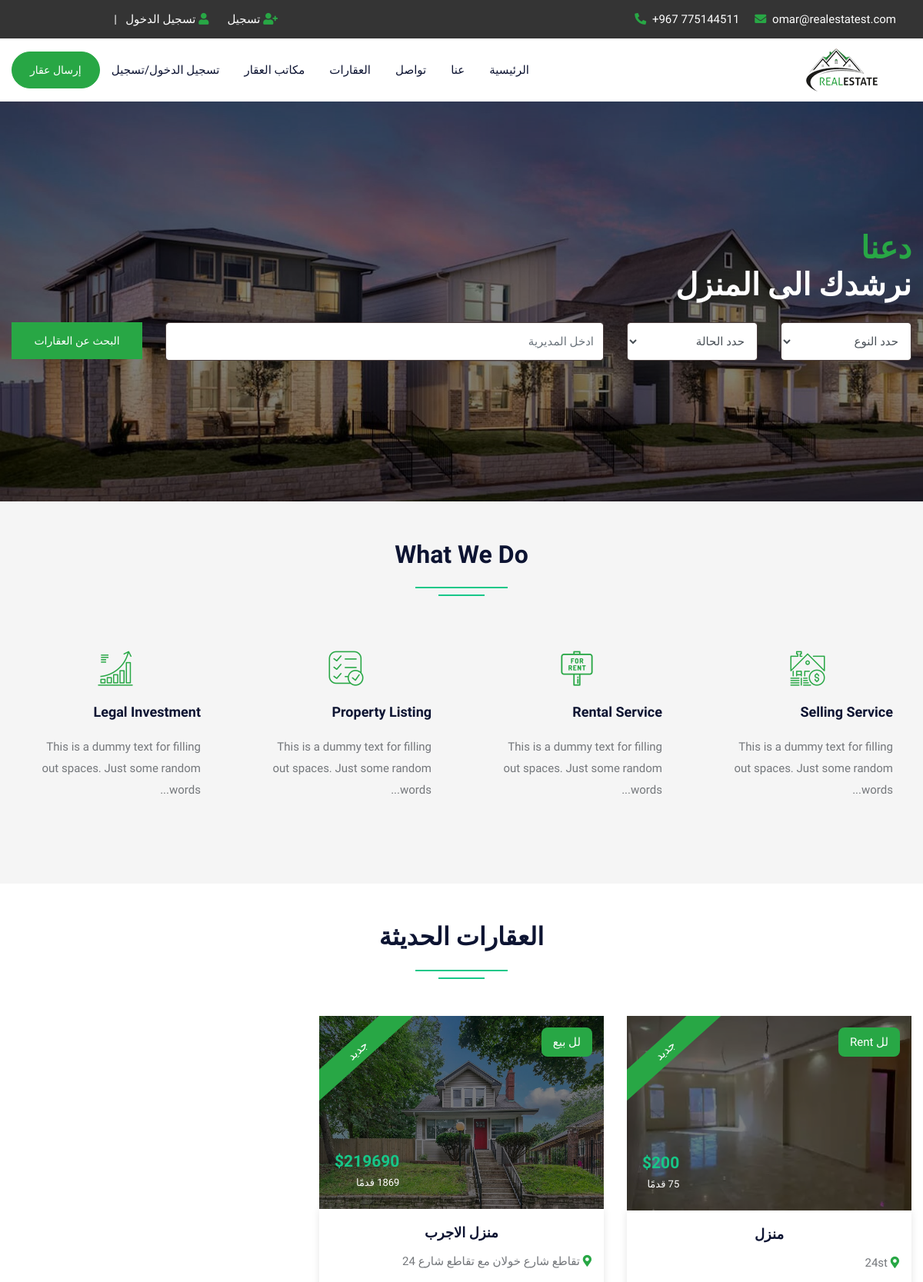
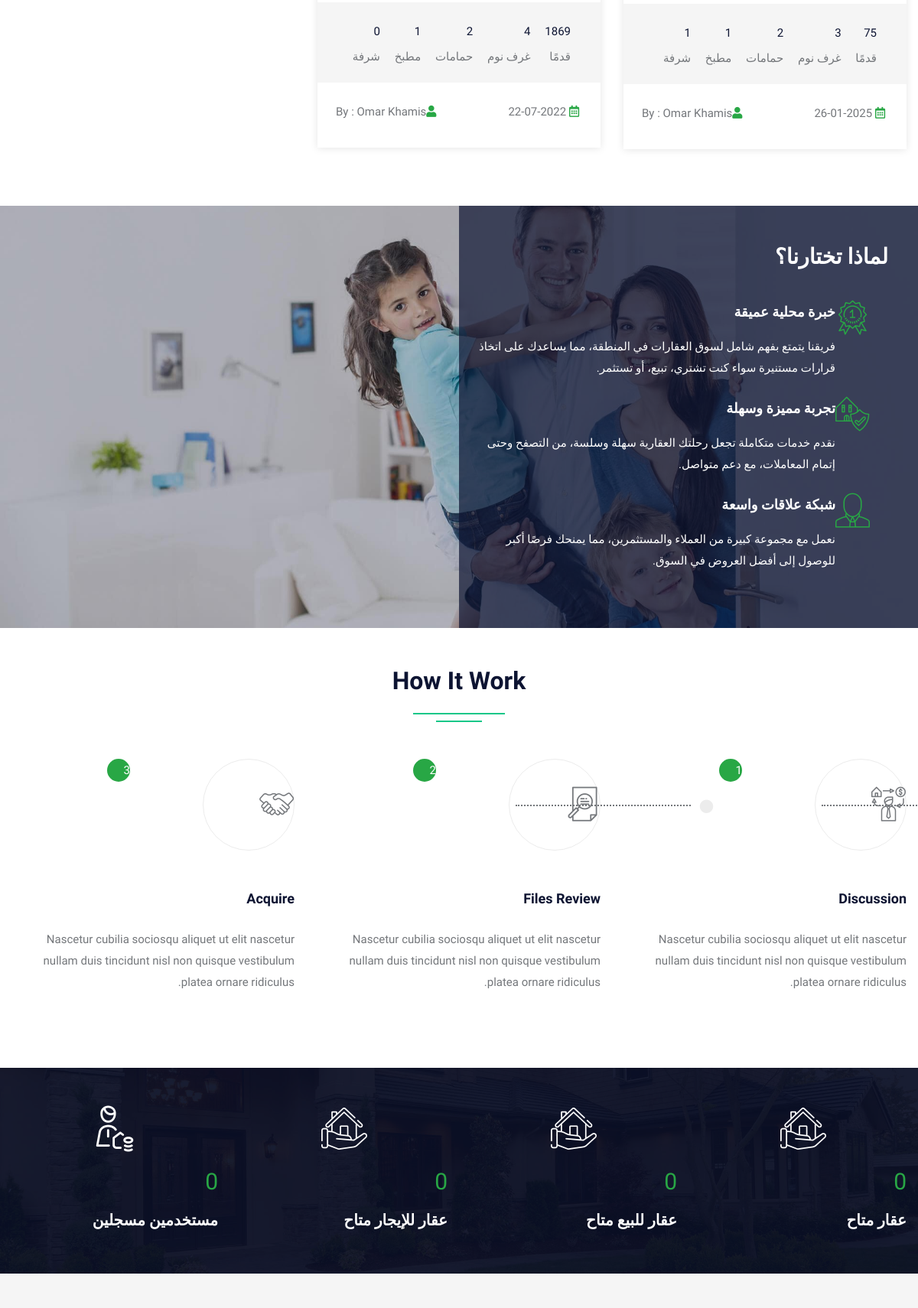
The page / (upper part) on the database its author committed (2 pictures, top to bottom).
### tables this page shows
CREATE TABLE `property` (
  `pid` int(50) NOT NULL,
  `title` varchar(200) NOT NULL,
  `pcontent` longtext NOT NULL,
  `type` varchar(100) NOT NULL,
  `bhk` varchar(50) NOT NULL,
  `stype` varchar(100) NOT NULL,
  `bedroom` int(50) NOT NULL,
  `bathroom` int(50) NOT NULL,
  `balcony` int(50) NOT NULL,
  `kitchen` int(50) NOT NULL,
  `hall` int(50) NOT NULL,
  `floor` varchar(50) NOT NULL,
  `size` int(50) NOT NULL,
  `price` int(50) NOT NULL,
  `location` varchar(200) NOT NULL,
  `city_id` int(50) NOT NULL,
  `state` varchar(100) NOT NULL,
  `feature` longtext NOT NULL,
  `pimage` varchar(300) NOT NULL,
  `pimage1` varchar(300) NOT NULL,
  `pimage2` varchar(300) NOT NULL,
  `pimage3` varchar(300) NOT NULL,
  `pimage4` varchar(300) NOT NULL,
  `uid` int(50) NOT NULL,
  `status` varchar(50) NOT NULL,
  `mapimage` varchar(300) NOT NULL,
  `topmapimage` varchar(300) NOT NULL,
  `groundmapimage` varchar(300) NOT NULL,
  `totalfloor` varchar(50) NOT NULL,
  `date` datetime NOT NULL DEFAULT current_timestamp(),
  `isFeatured` int(11) DEFAULT NULL,
  `city` varchar(255) DEFAULT NULL
);

CREATE TABLE `user` (
  `uid` int(50) NOT NULL,
  `uname` varchar(100) NOT NULL,
  `uemail` varchar(100) NOT NULL,
  `uphone` varchar(20) NOT NULL,
  `upass` varchar(50) NOT NULL,
  `utype` varchar(50) NOT NULL,
  `uimage` varchar(300) NOT NULL,
  `allowed_number` int(11) DEFAULT NULL
);

### index.php (the view, shortened to what the rows shown need)
<!DOCTYPE html>
<html lang="ar" dir="rtl">
<head>
<link rel="stylesheet" type="text/css" href="css/bootstrap.min.css">
<link rel="stylesheet" type="text/css" href="css/bootstrap-slider.css">
<link rel="stylesheet" type="text/css" href="css/jquery-ui.css">
<link rel="stylesheet" type="text/css" href="css/layerslider.css">
<link rel="stylesheet" type="text/css" href="css/color.css" id="color-change">
<link rel="stylesheet" type="text/css" href="css/owl.carousel.min.css">
<link rel="stylesheet" type="text/css" href="css/font-awesome.min.css">
<link rel="stylesheet" type="text/css" href="fonts/flaticon/flaticon.css">
<link rel="stylesheet" type="text/css" href="css/style.css">
</head>
<body>
<div id="page-wrapper">
    <div class="row">
		<?php include("include/header.php");?>
        <div class="overlay-black w-100 slider-banner1 position-relative" style="background-image: url('images/banner/rshmpg.jpg'); background-size: cover; background-position: center center; background-repeat: no-repeat;">
            <div class="container h-100">
                <div class="row h-100 align-items-center">
                    <div class="col-lg-12">
                        <div class="text-white">
                            <h1 class="mb-4" style="text-align:right"><span class="text-success">دعنا</span><br>
                            نرشدك الى المنزل</h1>
                        </div>
                    </div>
                </div>
            </div>
        </div>
        <div class="full-row bg-gray">
            <div class="container">
                <div class="row">
                    <div class="col-lg-12">
                        <h2 class="text-secondary double-down-line text-center mb-5">What We Do</h2></div>
                </div>
            </div>
        </div>
        <div class="full-row">
            <div class="container">
                <div class="row">
                    <div class="col-md-12">
                        <h2 class="text-secondary double-down-line text-center mb-4">العقارات الحديثة</h2>
                    </div>
                    <div class="col-md-12">
                        <div class="tab-content mt-4" id="pills-tabContent">
                            <div class="tab-pane fade show active" id="pills-home" role="tabpanel" aria-labelledby="pills-home">
                                <div class="row">
									<?php $query=mysqli_query($con,"SELECT property.*, user.uname,user.utype,user.uimage FROM `property`,`user` WHERE property.uid=user.uid ORDER BY date DESC LIMIT 9");
										while($row=mysqli_fetch_array($query))
										{
									?>
                                    <div class="col-md-6 col-lg-4">
                                        <div class="featured-thumb hover-zoomer mb-4">
                                            <div class="overlay-black overflow-hidden position-relative"> <img src="admin/property/<?php echo $row['18'];?>" alt="pimage">
                                                <div class="featured bg-success text-white">جديد</div>
                                                <div class="sale bg-success text-white text-capitalize">لل <?php echo $row['5'];?></div>
                                                <div class="price text-primary"><b>$<?php echo $row['13'];?> </b><span class="text-white"><?php echo $row['12'];?> قدمًا</span></div>
                                            </div>
                                            <div class="featured-thumb-data shadow-one">
                                                <div class="p-3">
                                                    <h5 class="text-secondary hover-text-success mb-2 text-capitalize"><a href="propertydetail.php?pid=<?php echo $row['0'];?>"><?php echo $row['1'];?></a></h5>
                                                    <span class="location text-capitalize"><i class="fas fa-map-marker-alt text-success"></i> <?php echo $row['14'];?></span> </div>
                                                <div class="bg-gray quantity px-4 pt-4">
                                                    <ul>
                                                        <li><span><?php echo $row['12'];?></span> قدمًا</li>
                                                        <li><span><?php echo $row['6'];?></span> غرف نوم</li>
                                                        <li><span><?php echo $row['7'];?></span> حمامات</li>
                                                        <li><span><?php echo $row['9'];?></span> مطبخ</li>
                                                        <li><span><?php echo $row['8'];?></span> شرفة</li>
                                                    </ul>
                                                </div>
                                                <div class="p-4 d-inline-block w-100">
                                                    <div class="float-left text-capitalize"><i class="fas fa-user text-success mr-1"></i>By : <?php echo $row['uname'];?></div>
                                                    <div class="float-right"><i class="far fa-calendar-alt text-success mr-1"></i> <?php echo date('d-m-Y', strtotime($row['date']));?></div>
                                                </div>
                                            </div>
                                        </div>
                                    </div>
									<?php } ?>
                                </div>
                            </div>
                        </div>
                    </div>
                </div>
            </div>
        </div>
        <div class="full-row" >
            <div class="container"class="direction: ltr;">
                <div class="row">
                    <div class="col-lg-12">
                        <h2 class="text-secondary double-down-line text-center mb-5">How It Work</h2>
                        </div>
                </div>
            </div>
        </div>
    </div>
</div>
</body>
</html>

### rows shown on the page
property: pimage (picture), stype "Rent", price "200", title "منزل", location "24st", size "75", bedroom "3", bathroom "2", kitchen "1", balcony "1", uid.uname "Omar Khamis", date "26-01-2025"
property: pimage (picture), stype "بيع", price "219690", size "1869", title "منزل الاجرب", location "تقاطع شارع خولان مع تقاطع شارع 24", bedroom "4", bathroom "2", kitchen "1", balcony "0", uid.uname "Omar Khamis", date "22-07-2022"
